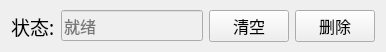
   <widget class="QWidget" name="layoutWidget_10">
    <property name="geometry">
     <rect>
      <x>340</x>
      <y>630</y>
      <width>291</width>
      <height>47</height>
     </rect>
    </property>
    <property name="sizePolicy">
     <sizepolicy hsizetype="Fixed" vsizetype="Preferred">
      <horstretch>0</horstretch>
      <verstretch>0</verstretch>
     </sizepolicy>
    </property>
    <layout class="QHBoxLayout" name="DeleteCourseInfoState" stretch="1,1,2,2">
     <property name="spacing">
      <number>6</number>
     </property>
     <property name="topMargin">
      <number>10</number>
     </property>
     <property name="bottomMargin">
      <number>10</number>
     </property>
     <item>
      <widget class="QLabel" name="studentCourseLabel">
       <property name="sizePolicy">
        <sizepolicy hsizetype="Fixed" vsizetype="Preferred">
         <horstretch>0</horstretch>
         <verstretch>0</verstretch>
        </sizepolicy>
       </property>
       <property name="font">
        <font>
         <family>宋体</family>
         <pointsize>14</pointsize>
        </font>
       </property>
       <property name="text">
        <string>状态:</string>
       </property>
      </widget>
     </item>
     <item>
      <widget class="QLineEdit" name="deleteCourseState">
       <property name="enabled">
        <bool>false</bool>
       </property>
       <property name="sizePolicy">
        <sizepolicy hsizetype="Fixed" vsizetype="Fixed">
         <horstretch>0</horstretch>
         <verstretch>0</verstretch>
        </sizepolicy>
       </property>
       <property name="font">
        <font>
         <family>Agency FB</family>
         <pointsize>12</pointsize>
         <weight>50</weight>
         <bold>false</bold>
        </font>
       </property>
       <property name="tabletTracking">
        <bool>false</bool>
       </property>
       <property name="contextMenuPolicy">
        <enum>Qt::DefaultContextMenu</enum>
       </property>
       <property name="text">
        <string/>
       </property>
       <property name="placeholderText">
        <string>就绪</string>
       </property>
       <property name="clearButtonEnabled">
        <bool>false</bool>
       </property>
      </widget>
     </item>
     <item>
      <widget class="QPushButton" name="deleteCourseReset">
       <property name="sizePolicy">
        <sizepolicy hsizetype="Fixed" vsizetype="Fixed">
         <horstretch>0</horstretch>
         <verstretch>0</verstretch>
        </sizepolicy>
       </property>
       <property name="font">
        <font>
         <family>宋体</family>
         <pointsize>12</pointsize>
        </font>
       </property>
       <property name="text">
        <string>清空</string>
       </property>
      </widget>
     </item>
     <item>
      <widget class="QPushButton" name="deleteCourseButton">
       <property name="sizePolicy">
        <sizepolicy hsizetype="Fixed" vsizetype="Fixed">
         <horstretch>0</horstretch>
         <verstretch>0</verstretch>
        </sizepolicy>
       </property>
       <property name="font">
        <font>
         <family>宋体</family>
         <pointsize>12</pointsize>
        </font>
       </property>
       <property name="text">
        <string>删除</string>
       </property>
      </widget>
     </item>
    </layout>
   </widget>
